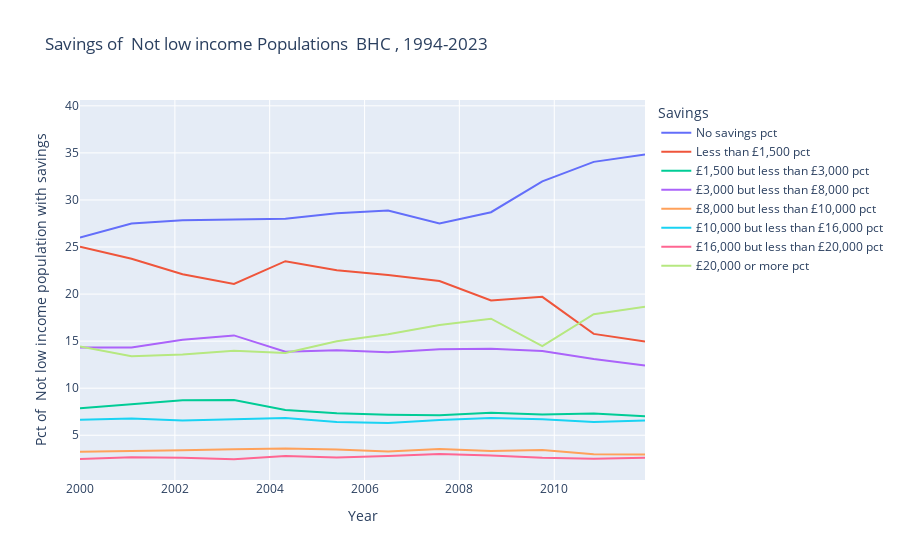

Source (notebook cell):
### Code cell
plot_hbai_trends(BHC, savings_categories, False)

### Figure 1 — Plotly figure (JSON) as saved in the notebook; plotly's stock layout.template omitted (floating-point values rounded to 4 significant figures)
{"data": [{"customdata": [["No savings pct"], ["No savings pct"], ["No savings pct"], ["No savings pct"], ["No savings pct"], ["No savings pct"], ["No savings pct"], ["No savings pct"], ["No savings pct"], ["No savings pct"], ["No savings pct"], ["No savings pct"], ["No savings pct"], ["No savings pct"], ["No savings pct"], ["No savings pct"], ["No savings pct"], ["No savings pct"], ["No savings pct"], ["No savings pct"], ["No savings pct"], ["No savings pct"], ["No savings pct"], ["No savings pct"], ["No savings pct"], ["No savings pct"], ["No savings pct"], ["No savings pct"], ["No savings pct"]], "hovertemplate": "Savings=%{customdata[0]}<br>Year=%{x}<br>Amount of savings=%{y}<extra></extra>", "legendgroup": "No savings pct", "line": {"color": "#636efa", "dash": "solid"}, "marker": {"symbol": "circle"}, "mode": "lines", "name": "No savings pct", "orientation": "v", "showlegend": true, "type": "scatter", "x": ["1994-95", "1995-96", "1996-97", "1997-98", "1998-99", "1999-00", "2000-01", "2001-02", "2002-03", "2003-04", "2004-05", "2005-06", "2006-07", "2007-08", "2008-09", "2009-10", "2010-11", "2011-12", "2012-13", "2013-14", "2014-15", "2015-16", "2016-17", "2017-18", "2018-19", "2019-20", "2020-21", "2021-22", "2022-23"], "xaxis": "x", "y": [28.71, 30.84, 27.7, 27.79, 26.94, 25.05, 26.01, 27.5, 27.86, 27.92, 28.0, 28.58, 28.89, 27.49, 28.7, 31.97, 34.05, 34.83, 37.69, 38.6, 37.13, 35.6, 38.12, 38.28, 37.89, 12.73, null, 14.25, 16.04], "yaxis": "y"}, {"customdata": [["Less than £1,500 pct"], ["Less than £1,500 pct"], ["Less than £1,500 pct"], ["Less than £1,500 pct"], ["Less than £1,500 pct"], ["Less than £1,500 pct"], ["Less than £1,500 pct"], ["Less than £1,500 pct"], ["Less than £1,500 pct"], ["Less than £1,500 pct"], ["Less than £1,500 pct"], ["Less than £1,500 pct"], ["Less than £1,500 pct"], ["Less than £1,500 pct"], ["Less than £1,500 pct"], ["Less than £1,500 pct"], ["Less than £1,500 pct"], ["Less than £1,500 pct"], ["Less than £1,500 pct"], ["Less than £1,500 pct"], ["Less than £1,500 pct"], ["Less than £1,500 pct"], ["Less than £1,500 pct"], ["Less than £1,500 pct"], ["Less than £1,500 pct"], ["Less than £1,500 pct"], ["Less than £1,500 pct"], ["Less than £1,500 pct"], ["Less than £1,500 pct"]], "hovertemplate": "Savings=%{customdata[0]}<br>Year=%{x}<br>Amount of savings=%{y}<extra></extra>", "legendgroup": "Less than £1,500 pct", "line": {"color": "#EF553B", "dash": "solid"}, "marker": {"symbol": "circle"}, "mode": "lines", "name": "Less than £1,500 pct", "orientation": "v", "showlegend": true, "type": "scatter", "x": ["1994-95", "1995-96", "1996-97", "1997-98", "1998-99", "1999-00", "2000-01", "2001-02", "2002-03", "2003-04", "2004-05", "2005-06", "2006-07", "2007-08", "2008-09", "2009-10", "2010-11", "2011-12", "2012-13", "2013-14", "2014-15", "2015-16", "2016-17", "2017-18", "2018-19", "2019-20", "2020-21", "2021-22", "2022-23"], "xaxis": "x", "y": [19.69, 21.0, 22.89, 24.1, 24.5, 25.55, 25.02, 23.74, 22.1, 21.08, 23.5, 22.53, 22.01, 21.38, 19.31, 19.7, 15.77, 14.95, 13.97, 12.95, 11.98, 13.33, 12.49, 11.44, 11.74, 31.11, null, 26.76, 26.88], "yaxis": "y"}, {"customdata": [["£1,500 but less than £3,000 pct"], ["£1,500 but less than £3,000 pct"], ["£1,500 but less than £3,000 pct"], ["£1,500 but less than £3,000 pct"], ["£1,500 but less than £3,000 pct"], ["£1,500 but less than £3,000 pct"], ["£1,500 but less than £3,000 pct"], ["£1,500 but less than £3,000 pct"], ["£1,500 but less than £3,000 pct"], ["£1,500 but less than £3,000 pct"], ["£1,500 but less than £3,000 pct"], ["£1,500 but less than £3,000 pct"], ["£1,500 but less than £3,000 pct"], ["£1,500 but less than £3,000 pct"], ["£1,500 but less than £3,000 pct"], ["£1,500 but less than £3,000 pct"], ["£1,500 but less than £3,000 pct"], ["£1,500 but less than £3,000 pct"], ["£1,500 but less than £3,000 pct"], ["£1,500 but less than £3,000 pct"], ["£1,500 but less than £3,000 pct"], ["£1,500 but less than £3,000 pct"], ["£1,500 but less than £3,000 pct"], ["£1,500 but less than £3,000 pct"], ["£1,500 but less than £3,000 pct"], ["£1,500 but less than £3,000 pct"], ["£1,500 but less than £3,000 pct"], ["£1,500 but less than £3,000 pct"], ["£1,500 but less than £3,000 pct"]], "hovertemplate": "Savings=%{customdata[0]}<br>Year=%{x}<br>Amount of savings=%{y}<extra></extra>", "legendgroup": "£1,500 but less than £3,000 pct", "line": {"color": "#00cc96", "dash": "solid"}, "marker": {"symbol": "circle"}, "mode": "lines", "name": "£1,500 but less than £3,000 pct", "orientation": "v", "showlegend": true, "type": "scatter", "x": ["1994-95", "1995-96", "1996-97", "1997-98", "1998-99", "1999-00", "2000-01", "2001-02", "2002-03", "2003-04", "2004-05", "2005-06", "2006-07", "2007-08", "2008-09", "2009-10", "2010-11", "2011-12", "2012-13", "2013-14", "2014-15", "2015-16", "2016-17", "2017-18", "2018-19", "2019-20", "2020-21", "2021-22", "2022-23"], "xaxis": "x", "y": [9.822, 9.969, 9.817, 9.024, 8.33, 8.378, 7.867, 8.278, 8.731, 8.745, 7.685, 7.335, 7.178, 7.128, 7.398, 7.198, 7.325, 7.018, 6.745, 6.193, 6.833, 6.864, 7.005, 6.961, 6.782, 8.572, null, 8.097, 7.462], "yaxis": "y"}, {"customdata": [["£3,000 but less than £8,000 pct"], ["£3,000 but less than £8,000 pct"], ["£3,000 but less than £8,000 pct"], ["£3,000 but less than £8,000 pct"], ["£3,000 but less than £8,000 pct"], ["£3,000 but less than £8,000 pct"], ["£3,000 but less than £8,000 pct"], ["£3,000 but less than £8,000 pct"], ["£3,000 but less than £8,000 pct"], ["£3,000 but less than £8,000 pct"], ["£3,000 but less than £8,000 pct"], ["£3,000 but less than £8,000 pct"], ["£3,000 but less than £8,000 pct"], ["£3,000 but less than £8,000 pct"], ["£3,000 but less than £8,000 pct"], ["£3,000 but less than £8,000 pct"], ["£3,000 but less than £8,000 pct"], ["£3,000 but less than £8,000 pct"], ["£3,000 but less than £8,000 pct"], ["£3,000 but less than £8,000 pct"], ["£3,000 but less than £8,000 pct"], ["£3,000 but less than £8,000 pct"], ["£3,000 but less than £8,000 pct"], ["£3,000 but less than £8,000 pct"], ["£3,000 but less than £8,000 pct"], ["£3,000 but less than £8,000 pct"], ["£3,000 but less than £8,000 pct"], ["£3,000 but less than £8,000 pct"], ["£3,000 but less than £8,000 pct"]], "hovertemplate": "Savings=%{customdata[0]}<br>Year=%{x}<br>Amount of savings=%{y}<extra></extra>", "legendgroup": "£3,000 but less than £8,000 pct", "line": {"color": "#ab63fa", "dash": "solid"}, "marker": {"symbol": "circle"}, "mode": "lines", "name": "£3,000 but less than £8,000 pct", "orientation": "v", "showlegend": true, "type": "scatter", "x": ["1994-95", "1995-96", "1996-97", "1997-98", "1998-99", "1999-00", "2000-01", "2001-02", "2002-03", "2003-04", "2004-05", "2005-06", "2006-07", "2007-08", "2008-09", "2009-10", "2010-11", "2011-12", "2012-13", "2013-14", "2014-15", "2015-16", "2016-17", "2017-18", "2018-19", "2019-20", "2020-21", "2021-22", "2022-23"], "xaxis": "x", "y": [14.5, 14.27, 14.46, 13.99, 14.03, 14.4, 14.33, 14.33, 15.16, 15.61, 13.87, 14.04, 13.81, 14.13, 14.2, 13.94, 13.09, 12.41, 12.22, 12.46, 12.9, 13.06, 12.38, 12.43, 12.59, 13.25, null, 13.89, 12.41], "yaxis": "y"}, {"customdata": [["£8,000 but less than £10,000 pct"], ["£8,000 but less than £10,000 pct"], ["£8,000 but less than £10,000 pct"], ["£8,000 but less than £10,000 pct"], ["£8,000 but less than £10,000 pct"], ["£8,000 but less than £10,000 pct"], ["£8,000 but less than £10,000 pct"], ["£8,000 but less than £10,000 pct"], ["£8,000 but less than £10,000 pct"], ["£8,000 but less than £10,000 pct"], ["£8,000 but less than £10,000 pct"], ["£8,000 but less than £10,000 pct"], ["£8,000 but less than £10,000 pct"], ["£8,000 but less than £10,000 pct"], ["£8,000 but less than £10,000 pct"], ["£8,000 but less than £10,000 pct"], ["£8,000 but less than £10,000 pct"], ["£8,000 but less than £10,000 pct"], ["£8,000 but less than £10,000 pct"], ["£8,000 but less than £10,000 pct"], ["£8,000 but less than £10,000 pct"], ["£8,000 but less than £10,000 pct"], ["£8,000 but less than £10,000 pct"], ["£8,000 but less than £10,000 pct"], ["£8,000 but less than £10,000 pct"], ["£8,000 but less than £10,000 pct"], ["£8,000 but less than £10,000 pct"], ["£8,000 but less than £10,000 pct"], ["£8,000 but less than £10,000 pct"]], "hovertemplate": "Savings=%{customdata[0]}<br>Year=%{x}<br>Amount of savings=%{y}<extra></extra>", "legendgroup": "£8,000 but less than £10,000 pct", "line": {"color": "#FFA15A", "dash": "solid"}, "marker": {"symbol": "circle"}, "mode": "lines", "name": "£8,000 but less than £10,000 pct", "orientation": "v", "showlegend": true, "type": "scatter", "x": ["1994-95", "1995-96", "1996-97", "1997-98", "1998-99", "1999-00", "2000-01", "2001-02", "2002-03", "2003-04", "2004-05", "2005-06", "2006-07", "2007-08", "2008-09", "2009-10", "2010-11", "2011-12", "2012-13", "2013-14", "2014-15", "2015-16", "2016-17", "2017-18", "2018-19", "2019-20", "2020-21", "2021-22", "2022-23"], "xaxis": "x", "y": [3.693, 2.834, 3.038, 2.845, 3.29, 3.131, 3.242, 3.297, 3.398, 3.516, 3.585, 3.488, 3.264, 3.535, 3.325, 3.423, 2.975, 2.945, 2.814, 2.71, 3.037, 3.091, 2.753, 2.924, 2.54, 3.222, null, 3.004, 2.763], "yaxis": "y"}, {"customdata": [["£10,000 but less than £16,000 pct"], ["£10,000 but less than £16,000 pct"], ["£10,000 but less than £16,000 pct"], ["£10,000 but less than £16,000 pct"], ["£10,000 but less than £16,000 pct"], ["£10,000 but less than £16,000 pct"], ["£10,000 but less than £16,000 pct"], ["£10,000 but less than £16,000 pct"], ["£10,000 but less than £16,000 pct"], ["£10,000 but less than £16,000 pct"], ["£10,000 but less than £16,000 pct"], ["£10,000 but less than £16,000 pct"], ["£10,000 but less than £16,000 pct"], ["£10,000 but less than £16,000 pct"], ["£10,000 but less than £16,000 pct"], ["£10,000 but less than £16,000 pct"], ["£10,000 but less than £16,000 pct"], ["£10,000 but less than £16,000 pct"], ["£10,000 but less than £16,000 pct"], ["£10,000 but less than £16,000 pct"], ["£10,000 but less than £16,000 pct"], ["£10,000 but less than £16,000 pct"], ["£10,000 but less than £16,000 pct"], ["£10,000 but less than £16,000 pct"], ["£10,000 but less than £16,000 pct"], ["£10,000 but less than £16,000 pct"], ["£10,000 but less than £16,000 pct"], ["£10,000 but less than £16,000 pct"], ["£10,000 but less than £16,000 pct"]], "hovertemplate": "Savings=%{customdata[0]}<br>Year=%{x}<br>Amount of savings=%{y}<extra></extra>", "legendgroup": "£10,000 but less than £16,000 pct", "line": {"color": "#19d3f3", "dash": "solid"}, "marker": {"symbol": "circle"}, "mode": "lines", "name": "£10,000 but less than £16,000 pct", "orientation": "v", "showlegend": true, "type": "scatter", "x": ["1994-95", "1995-96", "1996-97", "1997-98", "1998-99", "1999-00", "2000-01", "2001-02", "2002-03", "2003-04", "2004-05", "2005-06", "2006-07", "2007-08", "2008-09", "2009-10", "2010-11", "2011-12", "2012-13", "2013-14", "2014-15", "2015-16", "2016-17", "2017-18", "2018-19", "2019-20", "2020-21", "2021-22", "2022-23"], "xaxis": "x", "y": [6.535, 5.494, 5.876, 6.395, 6.528, 6.412, 6.646, 6.774, 6.556, 6.712, 6.826, 6.413, 6.311, 6.615, 6.826, 6.693, 6.422, 6.579, 6.005, 6.106, 6.114, 5.999, 6.045, 5.932, 5.977, 6.416, null, 6.657, 6.571], "yaxis": "y"}, {"customdata": [["£16,000 but less than £20,000 pct"], ["£16,000 but less than £20,000 pct"], ["£16,000 but less than £20,000 pct"], ["£16,000 but less than £20,000 pct"], ["£16,000 but less than £20,000 pct"], ["£16,000 but less than £20,000 pct"], ["£16,000 but less than £20,000 pct"], ["£16,000 but less than £20,000 pct"], ["£16,000 but less than £20,000 pct"], ["£16,000 but less than £20,000 pct"], ["£16,000 but less than £20,000 pct"], ["£16,000 but less than £20,000 pct"], ["£16,000 but less than £20,000 pct"], ["£16,000 but less than £20,000 pct"], ["£16,000 but less than £20,000 pct"], ["£16,000 but less than £20,000 pct"], ["£16,000 but less than £20,000 pct"], ["£16,000 but less than £20,000 pct"], ["£16,000 but less than £20,000 pct"], ["£16,000 but less than £20,000 pct"], ["£16,000 but less than £20,000 pct"], ["£16,000 but less than £20,000 pct"], ["£16,000 but less than £20,000 pct"], ["£16,000 but less than £20,000 pct"], ["£16,000 but less than £20,000 pct"], ["£16,000 but less than £20,000 pct"], ["£16,000 but less than £20,000 pct"], ["£16,000 but less than £20,000 pct"], ["£16,000 but less than £20,000 pct"]], "hovertemplate": "Savings=%{customdata[0]}<br>Year=%{x}<br>Amount of savings=%{y}<extra></extra>", "legendgroup": "£16,000 but less than £20,000 pct", "line": {"color": "#FF6692", "dash": "solid"}, "marker": {"symbol": "circle"}, "mode": "lines", "name": "£16,000 but less than £20,000 pct", "orientation": "v", "showlegend": true, "type": "scatter", "x": ["1994-95", "1995-96", "1996-97", "1997-98", "1998-99", "1999-00", "2000-01", "2001-02", "2002-03", "2003-04", "2004-05", "2005-06", "2006-07", "2007-08", "2008-09", "2009-10", "2010-11", "2011-12", "2012-13", "2013-14", "2014-15", "2015-16", "2016-17", "2017-18", "2018-19", "2019-20", "2020-21", "2021-22", "2022-23"], "xaxis": "x", "y": [2.974, 2.302, 2.379, 2.565, 2.849, 2.714, 2.466, 2.668, 2.612, 2.453, 2.797, 2.63, 2.793, 2.997, 2.86, 2.601, 2.511, 2.605, 2.383, 2.431, 2.517, 2.653, 2.266, 2.696, 2.387, 2.335, null, 3.023, 2.945], "yaxis": "y"}, {"customdata": [["£20,000 or more pct"], ["£20,000 or more pct"], ["£20,000 or more pct"], ["£20,000 or more pct"], ["£20,000 or more pct"], ["£20,000 or more pct"], ["£20,000 or more pct"], ["£20,000 or more pct"], ["£20,000 or more pct"], ["£20,000 or more pct"], ["£20,000 or more pct"], ["£20,000 or more pct"], ["£20,000 or more pct"], ["£20,000 or more pct"], ["£20,000 or more pct"], ["£20,000 or more pct"], ["£20,000 or more pct"], ["£20,000 or more pct"], ["£20,000 or more pct"], ["£20,000 or more pct"], ["£20,000 or more pct"], ["£20,000 or more pct"], ["£20,000 or more pct"], ["£20,000 or more pct"], ["£20,000 or more pct"], ["£20,000 or more pct"], ["£20,000 or more pct"], ["£20,000 or more pct"], ["£20,000 or more pct"]], "hovertemplate": "Savings=%{customdata[0]}<br>Year=%{x}<br>Amount of savings=%{y}<extra></extra>", "legendgroup": "£20,000 or more pct", "line": {"color": "#B6E880", "dash": "solid"}, "marker": {"symbol": "circle"}, "mode": "lines", "name": "£20,000 or more pct", "orientation": "v", "showlegend": true, "type": "scatter", "x": ["1994-95", "1995-96", "1996-97", "1997-98", "1998-99", "1999-00", "2000-01", "2001-02", "2002-03", "2003-04", "2004-05", "2005-06", "2006-07", "2007-08", "2008-09", "2009-10", "2010-11", "2011-12", "2012-13", "2013-14", "2014-15", "2015-16", "2016-17", "2017-18", "2018-19", "2019-20", "2020-21", "2021-22", "2022-23"], "xaxis": "x", "y": [14.07, 13.29, 13.84, 13.29, 13.53, 14.37, 14.42, 13.4, 13.59, 13.97, 13.74, 14.98, 15.74, 16.72, 17.39, 14.47, 17.86, 18.66, 18.18, 18.55, 19.49, 19.4, 18.94, 19.34, 20.1, 22.36, null, 24.32, 24.92], "yaxis": "y"}], "layout": {"hovermode": "x unified", "legend": {"title": {"text": "Savings"}, "tracegroupgap": 0}, "title": {"text": "Savings of  Not low income Populations  BHC , 1994-2023"}, "xaxis": {"anchor": "y", "domain": [0, 1], "title": {"text": "Year"}}, "yaxis": {"anchor": "x", "domain": [0, 1], "title": {"text": "Pct of  Not low income population with savings"}}}}
